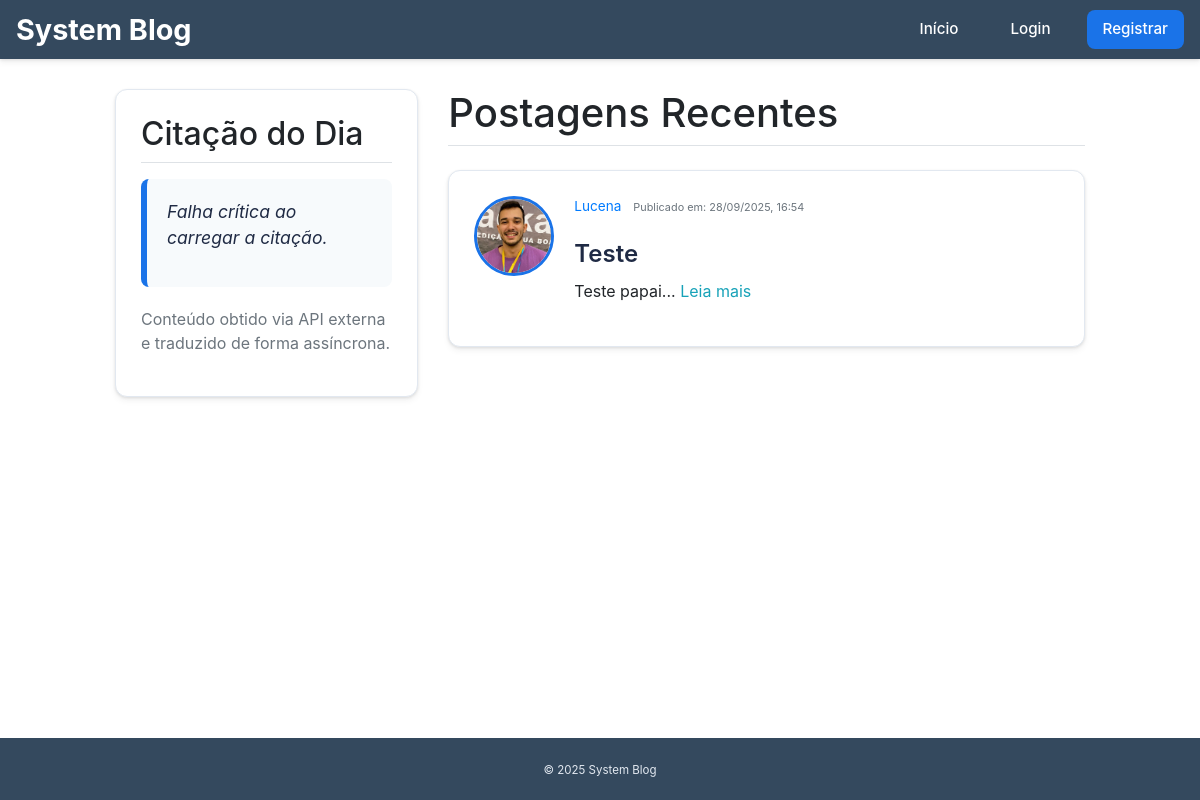
Page /home on the earlier database version.
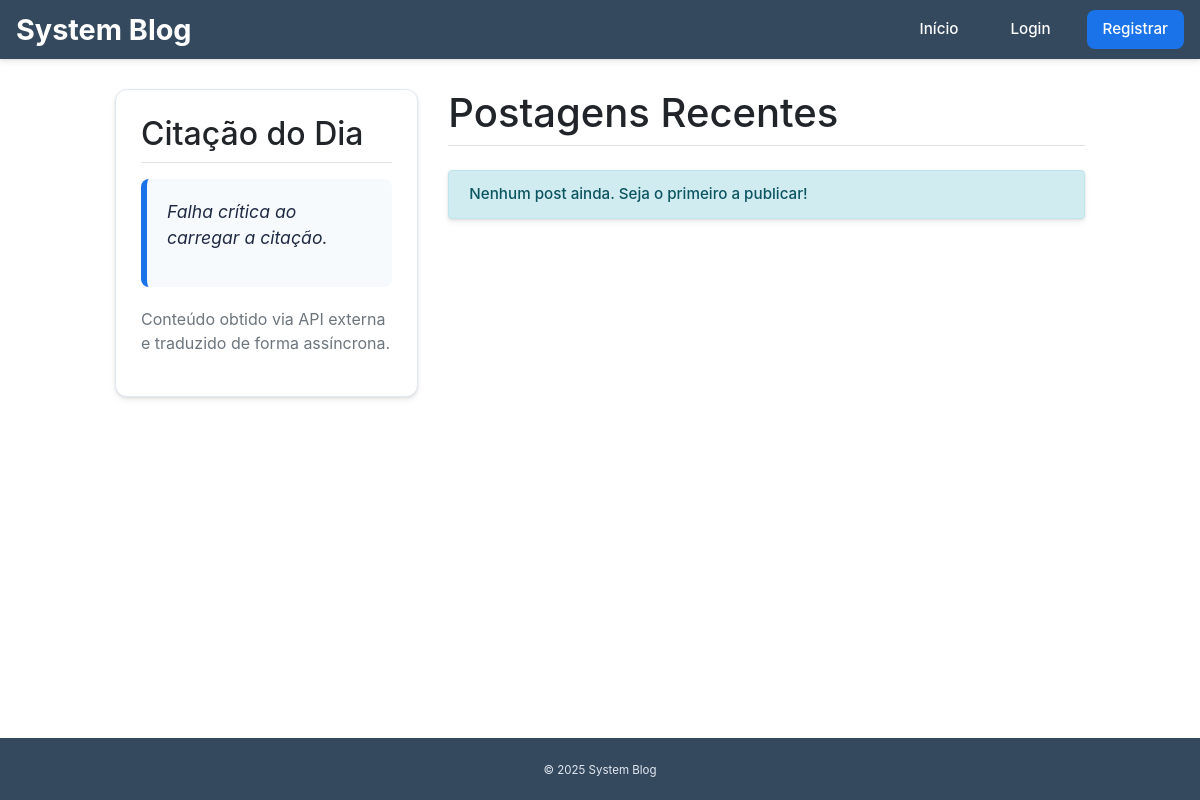
Same page on the later database version.
### models.py (models this page shows, shortened)
class Post(db.Model):
    id = db.Column(db.Integer, primary_key=True)
    title = db.Column(db.String(100), nullable=False)
    date_posted = db.Column(db.DateTime, nullable=False, default=datetime.utcnow)
    content = db.Column(db.Text, nullable=False)
    user_id = db.Column(db.Integer, db.ForeignKey('user.id'), nullable=False)

class User(db.Model, UserMixin):
    id = db.Column(db.Integer, primary_key=True)
    username = db.Column(db.String(20), unique=True, nullable=False)
    email = db.Column(db.String(120), unique=True, nullable=False)
    password = db.Column(db.String(60), nullable=False)
    image_file = db.Column(db.String(20), nullable=False, default='default.jpg')
    is_active = db.Column(db.Boolean, default=False)
    role_id = db.Column(db.Integer, db.ForeignKey('role.id'), nullable=False, default=1)
    posts = db.relationship('Post', backref='author', lazy=True)

### views.py (the view)
@app.route("/")
@app.route("/home")
def home():
    quote = quote_of_the_day['content']
    author = quote_of_the_day['author']
    posts = Post.query.order_by(Post.date_posted.desc()).all()
    return render_template('home.html', title='Início', posts=posts, quote=quote, author=author,is_moderator=is_moderator, is_admin=is_admin)

### views.py (called while the page is built)
@app.before_request
def start_quote_thread():
    global quote_of_the_day
    if quote_of_the_day.get('thread') is None or not quote_of_the_day['thread'].is_alive():
        th = Thread(target=get_and_translate_quote, daemon=True)
        th.start()
        quote_of_the_day['thread'] = th
        app.logger.info("Thread de citação assíncrona iniciada.")

### templates/home.html (shortened to what this page needs)
{% extends "base.html" %}
{% block extra_css %}
    <link rel="stylesheet" href="{{ url_for('static', filename='css/home.css') }}">
{% endblock %}
{% block content %}
    <div class="row">
        <div class="col-md-4">
            <section id="quote-section" class="content-section">
                <h2 class="border-bottom pb-2 mb-3">Citação do Dia</h2>
                <div id="quote-box" class="quote-of-the-day">
                    <p id="quote-text" class="quote-text quote-loading">Carregando citação…</p>
                </div>
                <p class="text-muted text-sm mt-3">Conteúdo obtido via API externa e traduzido de forma assíncrona.</p>
            </section>
        </div>
        <div class="col-md-8">
            <h1 class="border-bottom mb-4 pb-2">Postagens Recentes</h1>
            {% if posts %}
                {% for post in posts %}
                    <article class="content-section post-article">
                        <div class="media">
                            <img class="article-img" src="{{ url_for('static', filename='profile_pics/' + post.author.image_file) }}" alt="Imagem de Perfil">
                            <div class="media-body">
                                <div class="post-meta">
                                    <a class="mr-2" href="{{ url_for('user_posts', username=post.author.username) }}">{{ post.author.username }}</a>
                                    <small class="text-muted">Publicado em: {{ post.date_posted.strftime('%d/%m/%Y, %H:%M') }}</small>
                                </div>
                                <h2><a class="article-title" href="{{ url_for('post', post_id=post.id) }}">{{ post.title }}</a></h2>
                                <p class="article-content">{{ post.content[:240] }}...
                                    <a href="{{ url_for('post', post_id=post.id) }}" class="text-info">Leia mais</a>
                                </p>
                            </div>
                        </div>
                    </article>
                {% endfor %}
            {% else %}
                <div class="alert alert-info">Nenhum post ainda. Seja o primeiro a publicar!</div>
            {% endif %}
        </div>
    </div>
{% endblock content %}

Differences in the rows shown:
removed Post: image_file (picture), author.username "Lucena", date_posted "28/09/2025, 16:54", title "Teste", content "Teste papai"
Other differences:
text now shown: "Nenhum post ainda. Seja o primeiro a publicar!"
